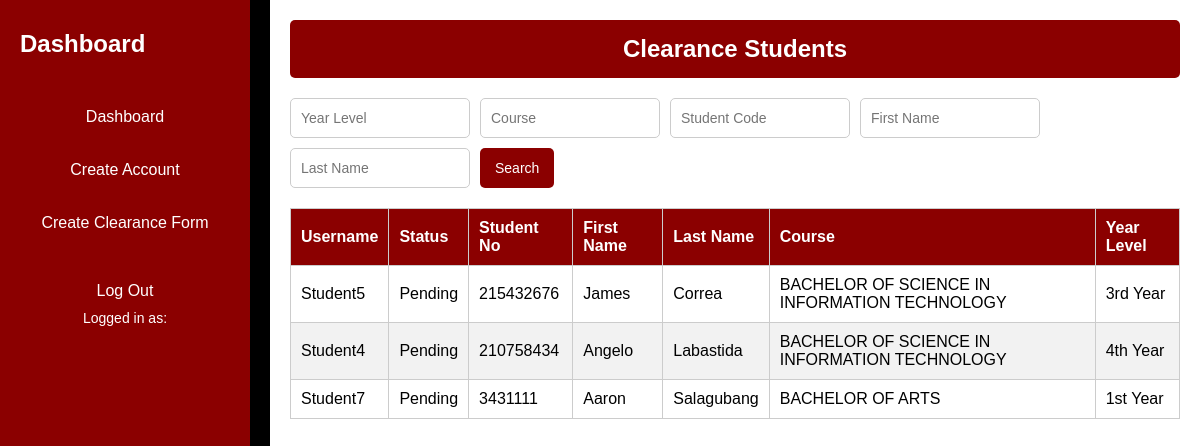
/Admin/ClearanceStudentsAdm.php?cpid=5 (signed in), run on the app's committed database.
### tables this page shows
CREATE TABLE `clearance` (
  `clearance_id` int(11) NOT NULL,
  `student_id` int(11) DEFAULT NULL,
  `status` varchar(50) DEFAULT NULL,
  `date_submitted` date DEFAULT NULL,
  `Cpid` int(11) DEFAULT NULL
);

CREATE TABLE `students` (
  `student_id` int(11) NOT NULL,
  `user_id` int(11) DEFAULT NULL,
  `username` varchar(255) DEFAULT NULL,
  `StudNo` varchar(50) NOT NULL,
  `fname` varchar(255) NOT NULL,
  `mname` varchar(255) NOT NULL,
  `lname` varchar(255) NOT NULL,
  `email` varchar(255) NOT NULL,
  `course` varchar(255) NOT NULL,
  `year_level` varchar(11) DEFAULT NULL
);

### Admin/ClearanceStudentsAdm.php (the view, shortened to what this page needs)
<?php
require_once '../Database/clearancedb.php';
$cpid = $_GET['cpid'] ?? null;
$query = "
    SELECT s.username, s.StudNo, s.fname, s.lname, s.course, s.year_level, c.status
    FROM clearance c
    JOIN students s ON c.student_id = s.student_id
    WHERE c.Cpid = :cpid
";
$conditions = ['cpid' => $cpid];
$stmt = $pdo->prepare($query);
$stmt->execute($conditions);
$students = $stmt->fetchAll(PDO::FETCH_ASSOC);
?>
<!DOCTYPE html>
<html lang="en">
<head>
    <link rel="stylesheet" href="ClearanceStudentsAdm.css">
</head>
<body>
    <div class="sidebar">
        <h2 class="logo">Dashboard</h2>
        <ul>
            <li><a href="Admin_dashboard.php" class="button">Dashboard</a></li>
            <li><a href="Admin_Create_Account.php" class="button">Create Account</a></li>
            <li><a href="Create_Clearanceform.php" class="button">Create Clearance Form</a></li>
        </ul>
        <div class="sidebar-bottom">
            <a href="../logout.php" class="button">Log Out</a>
            <p>Logged in as: <?php echo htmlspecialchars($_SESSION['user_email'] ?? 'Admin'); ?></p>
        </div>
    </div>
    <div class="main-content">
        <header>
            <h1>Clearance Students</h1>
        </header>
        <form method="GET" action="ClearanceStudentsAdm.php" class="filters">
            <input type="text" name="year_level" placeholder="Year Level" value="<?php echo htmlspecialchars($_GET['year_level'] ?? ''); ?>">
            <input type="text" name="course" placeholder="Course" value="<?php echo htmlspecialchars($_GET['course'] ?? ''); ?>">
            <input type="text" name="student_code" placeholder="Student Code" value="<?php echo htmlspecialchars($_GET['student_code'] ?? ''); ?>">
            <input type="text" name="fname" placeholder="First Name" value="<?php echo htmlspecialchars($_GET['fname'] ?? ''); ?>">
            <input type="text" name="lname" placeholder="Last Name" value="<?php echo htmlspecialchars($_GET['lname'] ?? ''); ?>">
            <button type="submit">Search</button>
        </form>
        <div class="students-table">
            <table>
                <thead>
                    <tr>
                        <th>Username</th>
                        <th>Status</th>
                        <th>Student No</th>
                        <th>First Name</th>
                        <th>Last Name</th>
                        <th>Course</th>
                        <th>Year Level</th>
                    </tr>
                </thead>
                <tbody>
                    <?php if ($students): ?>
                        <?php foreach ($students as $student): ?>
                            <tr>
                                <td><?php echo htmlspecialchars($student['username']); ?></td>
                                <td><?php echo htmlspecialchars($student['status']); ?></td>
                                <td><?php echo htmlspecialchars($student['StudNo']); ?></td>
                                <td><?php echo htmlspecialchars($student['fname']); ?></td>
                                <td><?php echo htmlspecialchars($student['lname']); ?></td>
                                <td><?php echo htmlspecialchars($student['course']); ?></td>
                                <td><?php echo htmlspecialchars($student['year_level']); ?></td>
                            </tr>
                        <?php endforeach; ?>
                    <?php else: ?>
                        <tr>
                            <td colspan="7">No students found for this clearance period.</td>
                        </tr>
                    <?php endif; ?>
                </tbody>
            </table>
        </div>
    </div>
</body>
</html>

### Admin/ClearanceStudentsAdm.css (style rules this page uses)
* { margin: 0; padding: 0; box-sizing: border-box; }
body { font-family: 'Arial', sans-serif; display: flex; min-height: 100vh; background-color: #000; }
.sidebar { width: 250px; background-color: #8b0000; color: white; padding: 30px 20px; position: fixed; top: 0; left: 0; bottom: 0; height: 100vh; overflow-y: auto; }
.sidebar .logo { font-size: 24px; font-weight: bold; margin-bottom: 40px; }
.sidebar ul { list-style: none; padding: 0; }
.sidebar ul li { margin-bottom: 15px; }
.sidebar ul li a { color: white; text-decoration: none; padding: 10px; display: block; text-align: center; font-size: 16px; background-color: #8b0000; border-radius: 5px; transition: all 0.2s ease-in-out; }
.sidebar-bottom { margin-top: 40px; text-align: center; }
.sidebar-bottom p { margin-top: 10px; font-size: 14px; }
.sidebar-bottom a { color: white; text-decoration: none; font-size: 16px; }
.main-content { margin-left: 270px; padding: 20px; width: calc(100% - 270px); background-color: white; }
header h1 { background-color: #8b0000; color: white; padding: 15px; border-radius: 5px; text-align: center; margin-bottom: 20px; font-size: 1.5em; }
.filters { display: flex; gap: 10px; margin-bottom: 20px; flex-wrap: wrap; }
.filters input[type="text"] { padding: 10px; font-size: 14px; border: 1px solid #ccc; border-radius: 5px; width: 180px; }
.filters button { padding: 10px 15px; background-color: #8b0000; color: white; border: none; border-radius: 5px; cursor: pointer; font-size: 14px; }
.students-table table { width: 100%; border-collapse: collapse; margin-top: 20px; }
.students-table th, .students-table td { padding: 10px; text-align: left; border: 1px solid #ccc; }
.students-table th { background-color: #8b0000; color: white; }
.students-table tr:nth-child(even) { background-color: #f2f2f2; }
.filters input, .filters button { height: 40px; }

### data on the page
clearance: student.username "Student5", status "Pending", student.StudNo "215432676", student.fname "James", student.lname "Correa", student.course "BACHELOR OF SCIENCE IN INFORMATION TECHNOLOGY", student.year_level "3rd Year"
clearance: student.username "Student4", status "Pending", student.StudNo "210758434", student.fname "Angelo", student.lname "Labastida", student.course "BACHELOR OF SCIENCE IN INFORMATION TECHNOLOGY", student.year_level "4th Year"
clearance: student.username "Student7", status "Pending", student.StudNo "3431111", student.fname "Aaron", student.lname "Salagubang", student.course "BACHELOR OF ARTS", student.year_level "1st Year"
